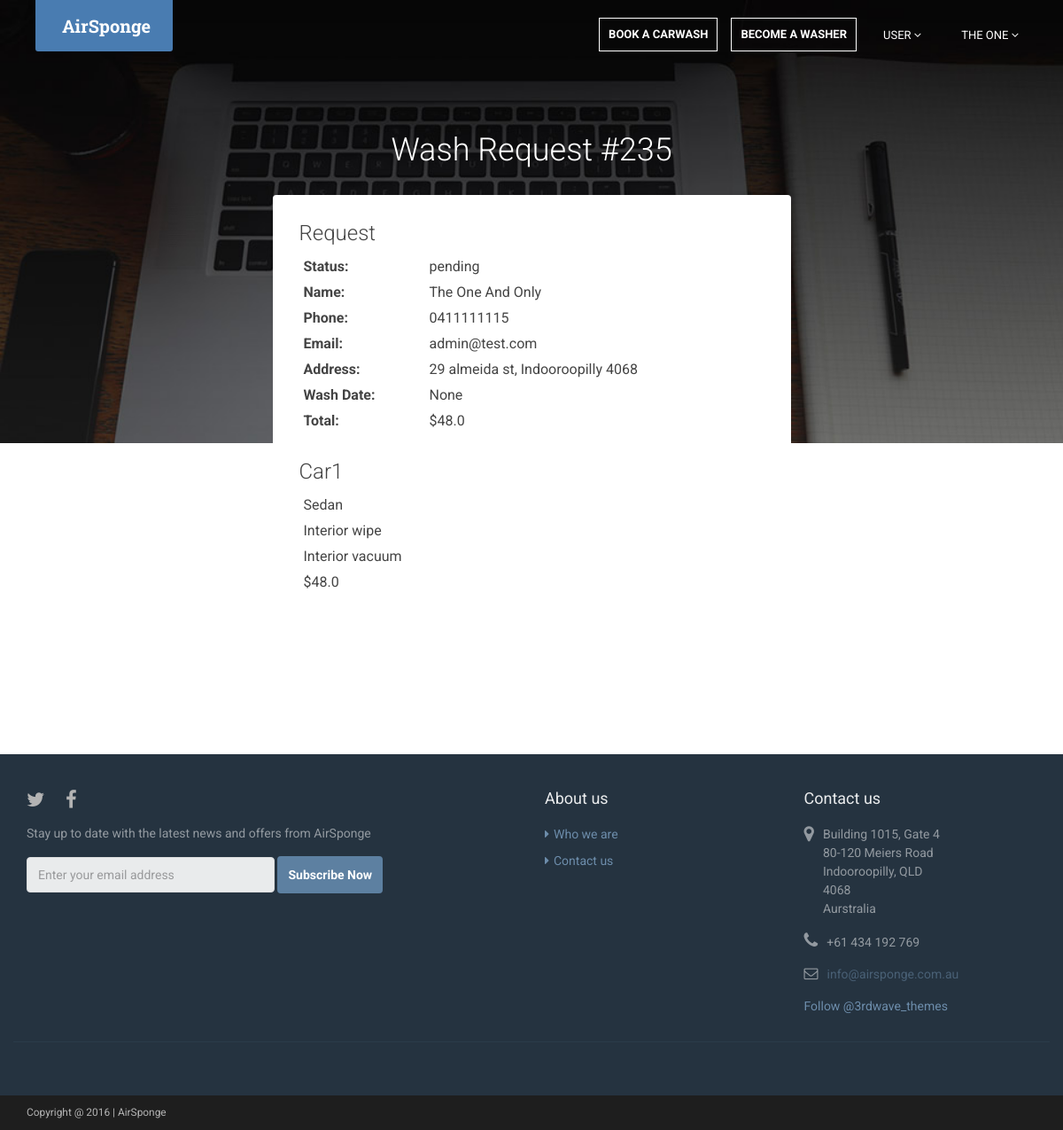
Before: /carwash/?id=235 (signed in) with the older database file.
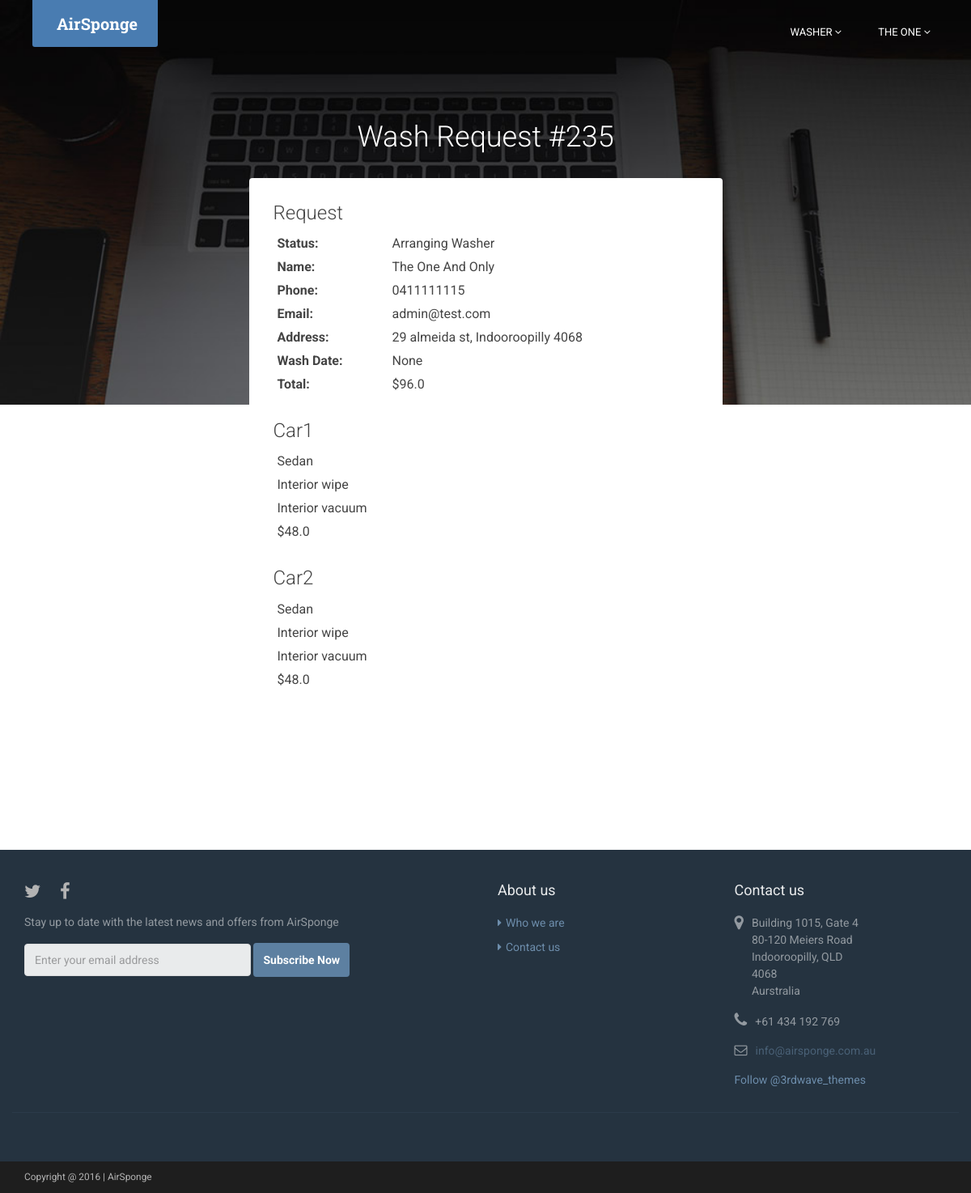
After: the same page with the newer database file.
### a/models.py (models this page shows, shortened)
class BaseUser(AbstractUser):
    ROLE_CHOICES = [
        ('user', 'user'),
        ('washee', 'washee'),
        ('washer', 'washer'),
        ('both', 'both'),
    ]
    role = models.CharField(max_length=10, choices=ROLE_CHOICES, default='user')
    phone = models.CharField(max_length=20, null=True, blank=True)
    rating = models.FloatField(null=True, blank=True)

class WashRequest(models.Model):
    washee = models.ForeignKey(BaseUser, on_delete=models.CASCADE, null=True, blank=True,
                               related_name='assigned_washee')
    address = models.ForeignKey(Address, null=True, blank=True)
    washer = models.ForeignKey(BaseUser, on_delete=models.CASCADE, null=True, blank=True,
                               related_name='assigned_washer')
    promocode = models.ForeignKey(Promocode, on_delete=models.CASCADE, null=True, blank=True)
    STATUS_CHOICES = [
        (1, 'Payment Pending'),
        (2, 'Arranging Washer'),
        (3, 'Wash in Progress'),
        (4, 'Completed'),
        (0, 'Cancelled'),
    ]
    status = models.IntegerField(choices=STATUS_CHOICES, default=1)
    active = models.BooleanField(default=True)
    request_date = models.DateTimeField(null=True, blank=True)
    wash_date = models.DateTimeField(null=True, blank=True)
    water_details = models.CharField(max_length=40, null=True, blank=True)
    electricity_details = models.CharField(max_length=40, null=True, blank=True)
    vacuum_details = models.CharField(max_length=40, null=True, blank=True)
    description = models.CharField(max_length=254, null=True, blank=True)
    discount = models.FloatField(default=0, blank=True)
    car_count = models.IntegerField(default=1, blank=True)
    total_price = models.FloatField(default=0, blank=True)

class Address(models.Model):
    baseUser = models.OneToOneField(BaseUser, null=True, blank=True)
    street_address = models.CharField(max_length=200, null=True, blank=True)
    suburb = models.CharField(max_length=40, null=True, blank=True)
    city = models.CharField(max_length=40, null=True, blank=True)
    postcode = models.CharField(max_length=10, blank=True, null=True)
    state = models.CharField(max_length=20, null=True, blank=True)
    country = models.CharField(max_length=40, null=True, blank=True)
    oneline_address = models.CharField(max_length=200, null=True, blank=True)
    formatted = models.CharField(max_length=200, null=True, blank=True)

class Car(models.Model):
    washRequest = models.ForeignKey(WashRequest, null=True)
    specs = models.CharField(max_length=40, null=True, blank=True)
    number_plate = models.CharField(max_length=10, null=True, blank=True)
    TYPE_CHOICES = [
        ('Hatchback', 'Hatchback'),
        ('Sedan', 'Sedan'),
        ('Wagon', 'Wagon'),
        ('SUV', 'SUV'),
        ('Van', 'Van'),
    ]
    type = models.CharField(max_length=10, choices=TYPE_CHOICES, default='Sedan')
    dirtiness = models.IntegerField(null=True, blank=True)
    extra_dirty = models.BooleanField(default=False)
    vacuum = models.BooleanField(default=True)
    wiping = models.BooleanField(default=True)
    price = models.FloatField(default=0)

### a/views.py (the view, shortened to what this page needs)
# urls.py: url(r'^carwash/$', views.carwash, name='carwash'),
@login_required
def carwash(request):
    context = {}
    if 'id' in request.GET:
        try:
            washrequest = WashRequest.objects.get(id=request.GET['id'])
        except WashRequest.DoesNotExist:
            raise Http404
        if request.method == 'GET':
            if can_see_carwash(request.user, washrequest):
                context = {
                    'wash_request': washrequest,
                }
            else:
                return HttpResponseForbidden()
        return render(request, 'carwash.html', context)
    else:
        return HttpResponseBadRequest()

### a/views.py (called while the page is built)
def can_see_carwash(user, washrequest):
    if user.role == 'both':
        return True
    elif user.role == 'washer' and washrequest.status > 1:
        return True
    elif user.id == washrequest.washee.id:
        return True
    else:
        return False

### templates/carwash.html (shortened to what this page needs)
{% extends 'base.html' %}
{% load staticfiles %}
{% block body-class %}
    class='washrequest-page'
{% endblock %}
{% block content %}
    <section class="washrequest-section custom-section section section-on-bg">
        <div class="container">
            <h2 class="title text-center">Wash Request #{{ wash_request.id }}</h2>
            <div class="row">
                <div class="section-inner col-md-6 col-md-offset-3 col-sm-12">
                    <div class="row request">
                        <div class="col-sm-12">
                            <h3 class="inner-section-title">Request</h3>
                        </div>
                        <div class="col-sm-12">
                            <table class="table-condensed">
                                <tr>
                                    <th>Status:</th>
                                    <td>{{ wash_request.get_status_display }}</td>
                                </tr>
                                <tr>
                                    <th>Name:</th>
                                    <td>{{ wash_request.washee.first_name }} {{ wash_request.washee.last_name }}</td>
                                </tr>
                                <tr>
                                    <th>Phone:</th>
                                    <td>{{ wash_request.washee.phone }}</td>
                                </tr>
                                <tr>
                                    <th>Email:</th>
                                    <td>{{ wash_request.washee.email }}</td>
                                </tr>
                                <tr>
                                    <th>Address:</th>
                                    <td>{{ wash_request.address.oneline_address }}</td>
                                </tr>
                                <tr>
                                    <th>Wash Date:</th>
                                    <td>{{ wash_request.wash_date }}</td>
                                </tr>
                                <tr>
                                    <th>Total:</th>
                                    <td>${{ wash_request.total_price }}</td>
                                </tr>
                            </table>
                        </div>
                    </div>
                    <div class="row cars">
                        {% for car in wash_request.car_set.all %}
                            <div class="col-sm-12">
                                <h3 class="inner-section-title">{{ car.specs }}</h3>
                                <table class="table-condensed">
                                    <tr>
                                        <td>
                                            {{ car.type }}
                                        </td>
                                    </tr>
                                    {% if car.wiping %}
                                        <tr>
                                            <td>Interior wipe</td>
                                        </tr>
                                    {% endif %}
                                    {% if car.vacuum %}
                                        <tr>
                                            <td>Interior vacuum</td>
                                        </tr>
                                    {% endif %}
                                    <tr>
                                        <td>
                                            ${{ car.price }}
                                        </td>
                                    </tr>
                                </table>
                            </div>
                        {% endfor %}
                    </div>
                </div>
            </div>
        </div>
    </section>
{% endblock %}

### templates/base.html (shortened to what this page needs)
<html lang="en">
<head>
    {% include 'css.html' %}
</head>
<body {% block body-class %}{% endblock %}>
{% block nav %}
    {% include 'nav.html' %}
{% endblock %}
{% block content %}{% endblock %}
{% include 'footer.html' %}
</body>
</html>

### templates/css.html (shortened to what this page needs)
{% load staticfiles %}
<link rel="stylesheet" href="https://maxcdn.bootstrapcdn.com/bootstrap/3.3.6/css/bootstrap.min.css"
>
<link rel="stylesheet" href="https://maxcdn.bootstrapcdn.com/font-awesome/4.5.0/css/font-awesome.min.css">
<link rel="stylesheet"
      href="https://cdnjs.cloudflare.com/ajax/libs/bootstrap-select/1.9.4/css/bootstrap-select.min.css">
<link rel="stylesheet" href="{% static 'css/bootstrap-social.css' %}">
<link rel="stylesheet" href="{% static 'css/flexslider.css' %}">
<link rel="stylesheet" type="text/css" href="{% static 'css/styles-3.css' %}">
<link rel="stylesheet" type="text/css" href="{% static 'css/styles.css' %}">

### templates/nav.html (shortened to what this page needs)
<header id="header{{ none }}" class="header navbar-fixed-top {{ scrolled }}">
    <div>
        <div class="branding">
            <h1 class="logo">
                <a href="/"><span class="text">AirSponge</span></a>
            </h1>
        </div>
        <nav class="main-nav navbar-right" role="navigation">
            <div id="navbar-collapse" class="navbar-collapse collapse">
                <ul class="nav navbar-nav">
                    {% if user.role != 'washer' %}
                        <li class="nav-item nav-item-cta">
                            <a class="btn btn-cta btn-cta-secondary no-border-radius" href="{% url 'a:booking' %}">Book
                                a
                                Carwash</a>
                        </li>
                    {% endif %}
                    {% if not user.is_authenticated or user.role == 'user' %}
                        <li class="nav-item nav-item-cta">
                            <a class="btn btn-cta btn-cta-secondary no-border-radius" href="{% url 'a:washer' %}">Become
                                a
                                Washer</a>
                        </li>
                    {% endif %}
                    {% if user.is_authenticated %}
                        {% if user.is_superuser %}
                            <li class="nav-item nav-item-cta dropdown">
                                <a data-toggle="dropdown"
                                   data-hover="dropdown" data-delay="0"
                                   data-close-others="false" href="#">
                                    {{ user.role }}
                                    <i class="fa fa-angle-down"></i>
                                </a>
                            </li>
                        {% endif %}
                        <li class="nav-item nav-item-cta last dropdown">
                            <a data-toggle="dropdown"
                               data-hover="dropdown" data-delay="0"
                               data-close-others="false" href="#">
                                {% if user.first_name %}
                                    {{ user.first_name }}
                                {% else %}
                                    {{ user.username }}
                                {% endif %}
                                <i class="fa fa-angle-down"></i>
                            </a>
                        </li>
                    {% else %}
                        <li class="nav-item"><a href="{% url 'account_login' %}">Log in</a></li>
                        <li class="nav-item nav-item-cta last">
                            <a href="{% url 'account_signup' %}">Sign
                                Up</a>
                        </li>
                    {% endif %}
                </ul>
            </div>
        </nav>
    </div>
</header>

### templates/footer.html (shortened to what this page needs)
<footer class="footer">
    <div class="footer-content">
        <div class="container">
            <div class="row">
                <div class="footer-col connect col-md-6 col-sm-12 col-xs-12">
                    <div class="footer-col-inner">
                        <ul class="social list-inline">
                            <li><a href="https://twitter.com/airspongeco" target="_blank"><i
                                    class="fa fa-twitter"></i></a></li>
                            <li><a href="https://www.facebook.com/airspongeco/"><i class="fa fa-facebook"></i></a></li>
                        </ul>
                        <div class="form-container">
                            <p class="intro">Stay up to date with the latest news and offers from AirSponge</p>
                            <form class="signup-form navbar-form">
                                <div class="form-group">
                                    <input type="text" class="form-control" placeholder="Enter your email address">
                                </div>
                                <button type="submit" class="btn btn-cta btn-cta-primary">Subscribe Now</button>
                            </form>
                        </div>
                    </div>
                </div>
                <div class="footer-col links col-md-3 col-sm-6 col-xs-12">
                    <div class="footer-col-inner">
                        <h3 class="title">About us</h3>
                        <ul class="list-unstyled">
                            <li><a href="{% url 'a:about' %}"><i class="fa fa-caret-right"></i>Who we are</a></li>
                            <li><a href="{% url 'a:contact' %}"><i class="fa fa-caret-right"></i>Contact us</a></li>
                        </ul>
                    </div>
                </div>
                <div class="footer-col contact col-md-3 col-sm-6 col-xs-12">
                    <div class="footer-col-inner">
                        <h3 class="title">Contact us</h3>
                        <p class="adr clearfix">
                            <i class="fa fa-map-marker pull-left"></i>
                                <span class="adr-group pull-left">
                                    <span class="place">Building 1015, Gate 4</span><br>
                                    <span class="street-address">80-120 Meiers Road</span><br>
                                    <span class="region">Indooroopilly, QLD</span><br>
                                    <span class="postal-code">4068</span><br>
                                    <span class="country-name">Aurstralia</span>
                                </span>
                        </p>
                        <p class="tel"><i class="fa fa-phone"></i>+61 434 192 769</p>
                        <p class="email"><i class="fa fa-envelope-o"></i><a href="#">info@airsponge.com.au</a></p>
                        <a href="https://twitter.com/airspongeco" class="twitter-follow-button"
                           data-show-count="false">Follow @3rdwave_themes</a>
                    </div>
                </div>
                <div class="clearfix"></div>
            </div>
            <div class="row has-divider">
            </div>
        </div>
    </div>
    <div class="bottom-bar">
        <div class="container">
            <small class="copyright">Copyright @ 2016 | AirSponge</small>
        </div>
    </div>
</footer>

### templates/js.html (shortened to what this page needs)
{% load staticfiles %}

### a/static/css/styles.css (style rules this page uses)
@media (min-width: 768px) { .custom-section .section-inner { padding-left: 30px; padding-right: 30px; } }
@media (min-width: 992px) { .branding { margin-left: 20px; } }
@media (min-width: 992px) { .navbar-right { margin-right: 20px; } }
.washrequest-section table { width: 100%; }
.custom-section { padding-top: 150px; padding-bottom: 150px; position: relative; z-index: 10; }
.custom-section .title { font-size: 36px; font-weight: 300; margin-top: 0; margin-bottom: 30px; }
.custom-section .inner-section-title { font-weight: 300; float: left; padding: 0; margin-top: 30px; }
.custom-section .section-inner { background: white; border-radius: 4px; padding-bottom: 30px; }
.header h1.logo > a { border-bottom-left-radius: 3px; border-bottom-right-radius: 3px; }

Changed rows visible on the page:
changed BaseUser "THE ONE": role "USER" → "WASHER"
changed WashRequest "None": status "pending" → "Arranging Washer"; total_price "48.0" → "96.0"
added Car: specs "Car2", type "Sedan", wiping "Interior wipe", vacuum "Interior vacuum", price "48.0"
Other visible differences:
text no longer shown: "BOOK A CARWASH BECOME A WASHER"
